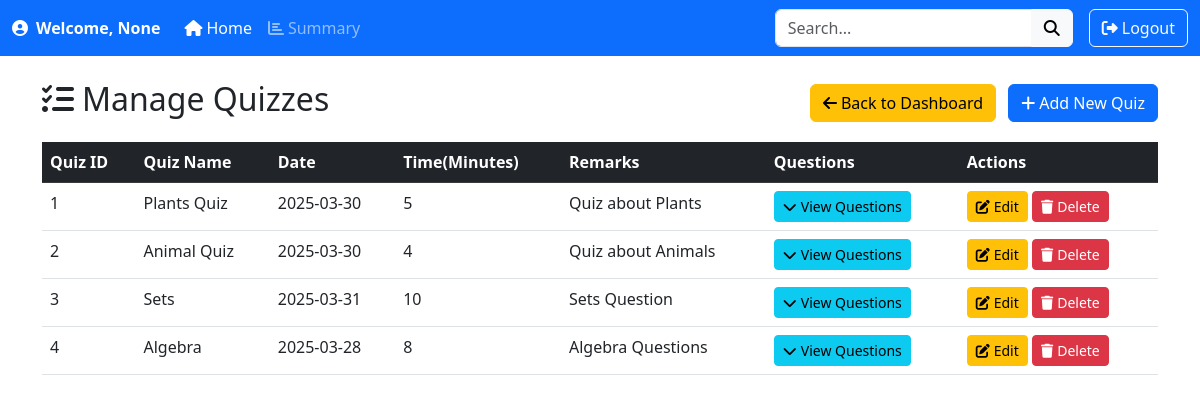
/search_quiz, run on the app's committed database.
### app.py (models this page shows)
class Quiz(db.Model):
    id=db.Column(db.Integer,primary_key=True)
    name=db.Column(db.String(150),nullable=False)
    date_of_quiz=db.Column(db.Date,nullable=False)
    time_of_quiz=db.Column(db.Integer,nullable=False)
    remarks=db.Column(db.Text,nullable=False)
    chapter_id = db.Column(db.Integer, db.ForeignKey('chapter.id'), nullable=False)
    questions = db.relationship('Question', back_populates='quiz', cascade="all, delete")
    scores = db.relationship('Scores', back_populates='quiz', cascade="all, delete")
    chapter=db.relationship('Chapter',back_populates='quizzes')

### app.py (the view)
@app.route('/search_quiz', methods=['GET'])
def search_quiz():
    query = request.args.get('quiz_name')
    if query:
        quizzes = Quiz.query.filter(Quiz.name.contains(query)).all()
    else:
        quizzes = Quiz.query.all()
    return render_template('quiz.html', quizzes=quizzes)

### templates/quiz.html (shortened to what this page needs)
<!DOCTYPE html>
<html lang="en">
<head>
    <link href="https://cdn.jsdelivr.net/npm/bootstrap@5.3.0-alpha3/dist/css/bootstrap.min.css" rel="stylesheet">
    <link rel="stylesheet" href="https://cdnjs.cloudflare.com/ajax/libs/font-awesome/6.4.0/css/all.min.css">
</head>
<body>
    <nav class="navbar navbar-expand-lg navbar-dark bg-primary">
        <div class="container-fluid">
            <span class="navbar-text fw-bold text-white me-3">
                <i class="fas fa-user-circle me-2"></i>Welcome, {{ session.get('username') }}
            </span>
            <div class="collapse navbar-collapse" id="navbarContent">
                <ul class="navbar-nav me-auto mb-2 mb-lg-0">
                    <li class="nav-item">
                        <a class="nav-link active" href="/admin_dashboard"><i class="fas fa-home me-1"></i>Home</a>
                    </li>
                    <li class="nav-item">
                        <a class="nav-link" href="/admin_summary"><i class="fas fa-chart-bar me-1"></i>Summary</a>
                    </li>
                </ul>
                <form class="d-flex me-3" action="/search_quiz" method="GET">
                    <div class="input-group">
                        <input class="form-control" type="search" placeholder="Search..." aria-label="Search" name="quiz_name">
                        <button class="btn btn-light" type="submit"><i class="fas fa-search"></i></button>
                    </div>
                </form>
                <a href="/login" class="btn btn-outline-light"><i class="fas fa-sign-out-alt me-1"></i>Logout</a>
            </div>
        </div>
    </nav>
    <div class="container mt-4">
        <div class="d-flex justify-content-between align-items-center mb-3">
            <h2><i class="fas fa-tasks me-2"></i>Manage Quizzes</h2>
            <div>
                <a href="/admin_dashboard" class="btn btn-warning me-2"><i class="fas fa-arrow-left me-1"></i>Back to Dashboard</a>
                <button class="btn btn-primary" data-bs-toggle="modal" data-bs-target="#addquizModal"><i class="fas fa-plus me-1"></i>Add New Quiz</button>
            </div>
        </div>
        <div class="table-responsive">
            <table class="table table-hover">
                <thead class="table-dark">
                    <tr>
                        <th>Quiz ID</th>
                        <th>Quiz Name</th>
                        <th>Date</th>
                        <th>Time(Minutes)</th>
                        <th>Remarks</th>
                        <th>Questions</th>
                        <th>Actions</th>
                    </tr>
                </thead>
                <tbody>
                    {% for quiz in quizzes %}
                    <tr>
                        <td>{{ quiz.id }}</td>
                        <td>{{ quiz.name }}</td>
                        <td>{{ quiz.date_of_quiz }}</td>
                        <td>{{ quiz.time_of_quiz }}</td>
                        <td>{{ quiz.remarks }}</td>
                        <td>
                            <button class="btn btn-info btn-sm" data-bs-toggle="collapse" data-bs-target="#questions-{{ quiz.id }}">
                                <i class="fas fa-chevron-down me-1"></i>View Questions
                            </button>
                        </td>
                        <td>
                            <button class="btn btn-warning btn-sm" data-bs-toggle="modal" data-bs-target="#editquizModal-{{ quiz.id }}"><i class="fas fa-edit me-1"></i>Edit</button>
                            <button class="btn btn-danger btn-sm" data-bs-toggle="modal" data-bs-target="#deletequizModal-{{ quiz.id }}"><i class="fas fa-trash me-1"></i>Delete</button>
                        </td>
                    </tr>
                    {% endfor %}
                </tbody>
            </table>
        </div>
    </div>
</body>
</html>

### data on the page
Quiz: id "1", name "Plants Quiz", date_of_quiz "2025-03-30", time_of_quiz "5", remarks "Quiz about Plants"
Quiz: id "2", name "Animal Quiz", date_of_quiz "2025-03-30", time_of_quiz "4", remarks "Quiz about Animals"
Quiz: id "3", name "Sets", date_of_quiz "2025-03-31", time_of_quiz "10", remarks "Sets Question"
Quiz: id "4", name "Algebra", date_of_quiz "2025-03-28", time_of_quiz "8", remarks "Algebra Questions"

### other printed values
{{ session.get('username') }} "None"
